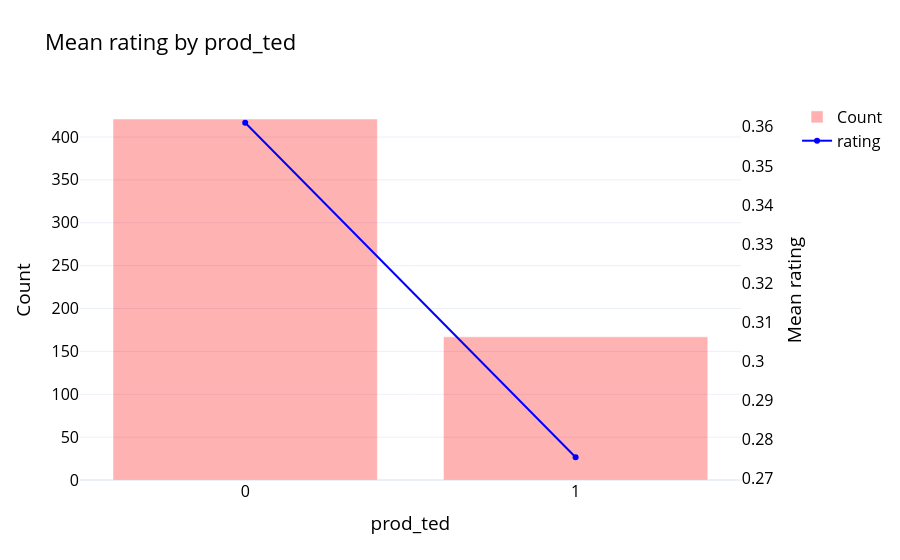

Source (notebook cell):
### Markdown cell above
## prod_ted
Binary indicator for term deposit

### Code cell
eda(df, "rating", "prod_ted")

### Figure 1 — Plotly figure (JSON) as saved in the notebook; plotly's stock layout.template omitted (floating-point values rounded to 4 significant figures)
{"data": [{"marker": {"color": "red"}, "name": "Count", "opacity": 0.3, "type": "bar", "x": ["0", "1"], "y": [421, 167]}, {"line": {"color": "blue"}, "mode": "lines+markers", "name": "rating", "type": "scatter", "x": ["0", "1"], "xaxis": "x", "y": [0.361, 0.2754], "yaxis": "y2"}], "layout": {"font": {"color": "black", "size": 16}, "title": {"text": "Mean rating by prod_ted"}, "xaxis": {"anchor": "y", "domain": [0, 0.94], "title": {"text": "prod_ted"}, "type": "category"}, "yaxis": {"anchor": "x", "domain": [0, 1], "title": {"text": "Count"}}, "yaxis2": {"anchor": "x", "overlaying": "y", "showgrid": false, "side": "right", "tickmode": "auto", "title": {"text": "Mean rating"}}}}
